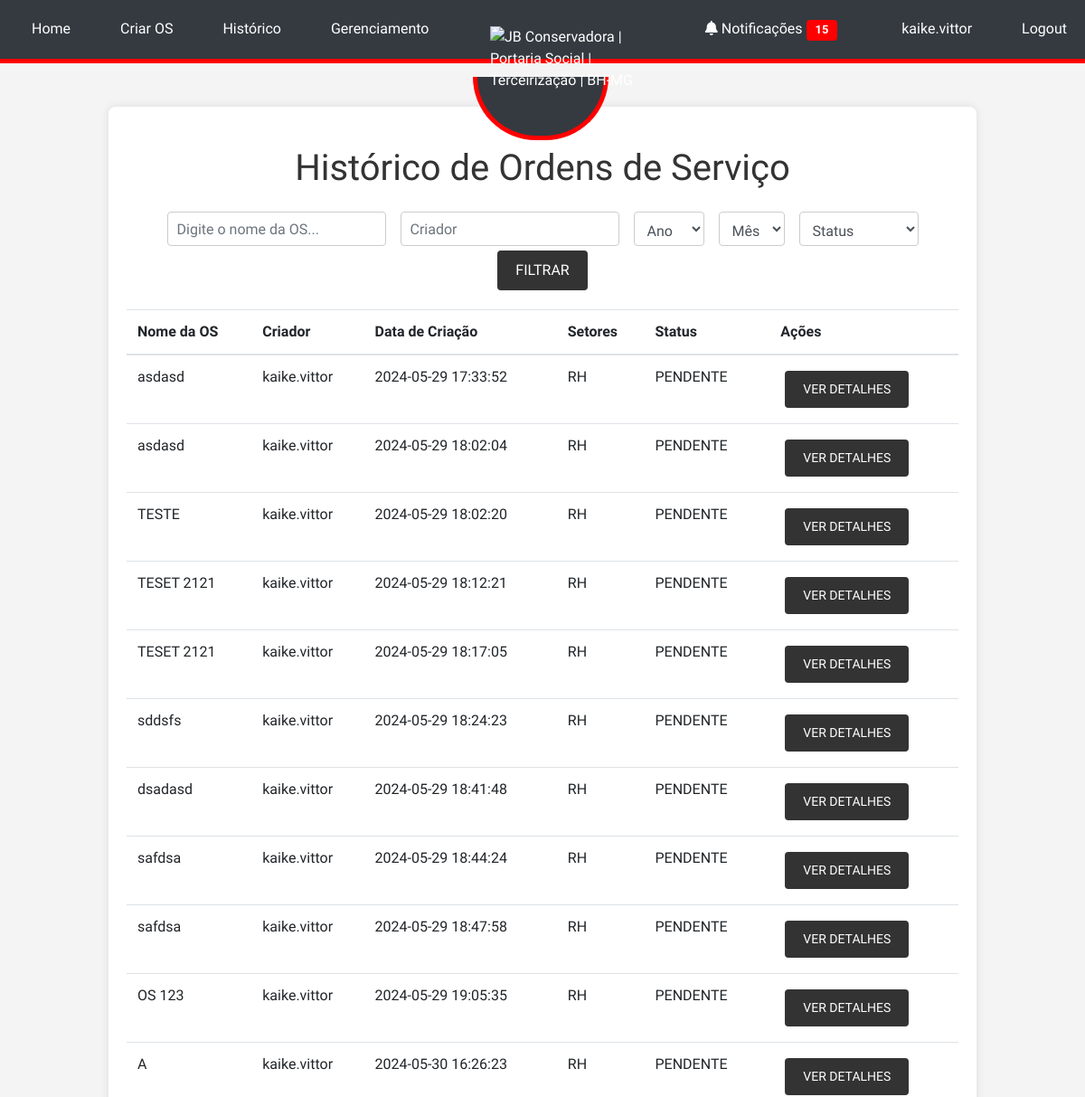
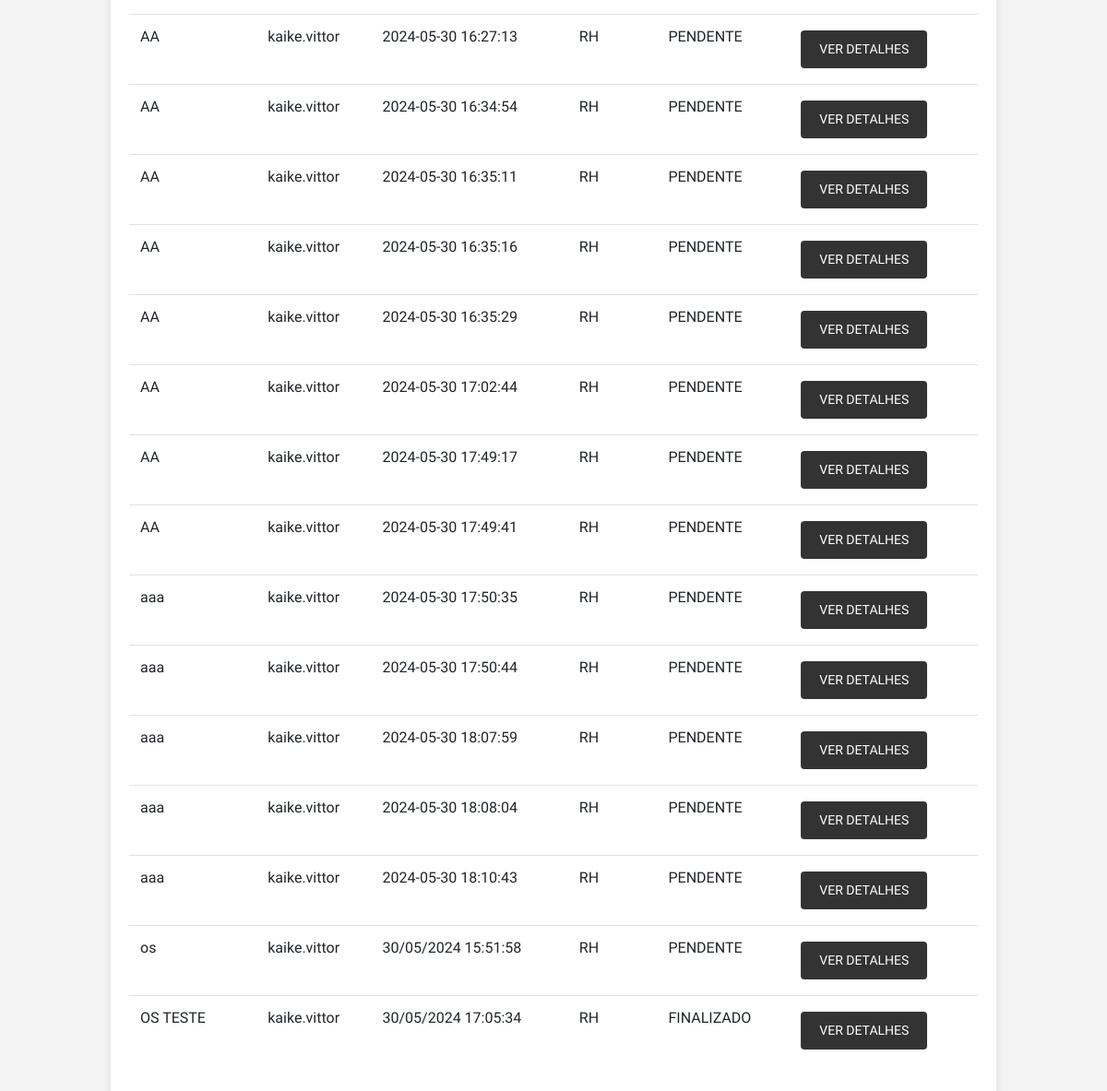
/history (signed in), run on an earlier commit of the app's database (2 pictures, top to bottom).
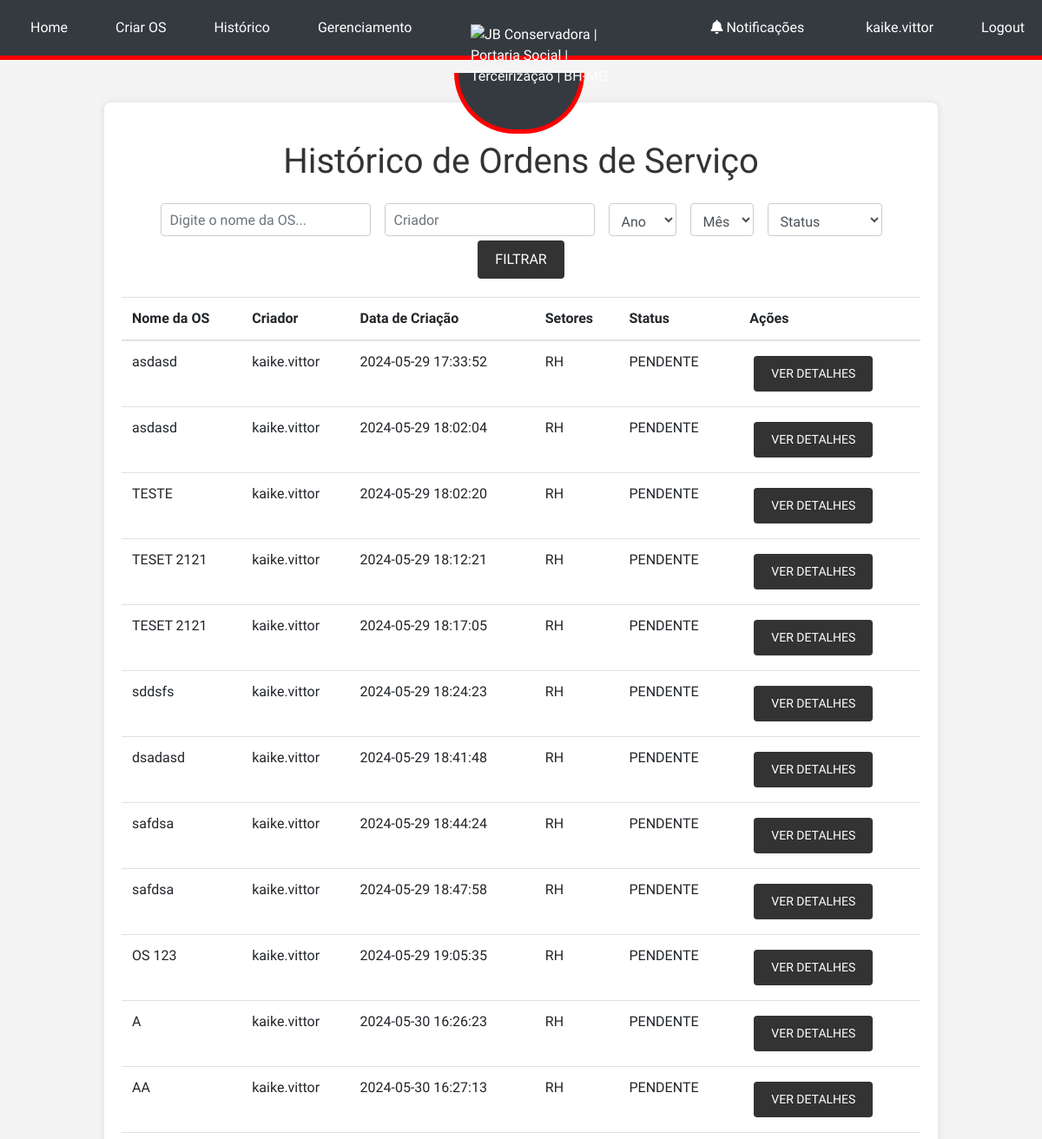
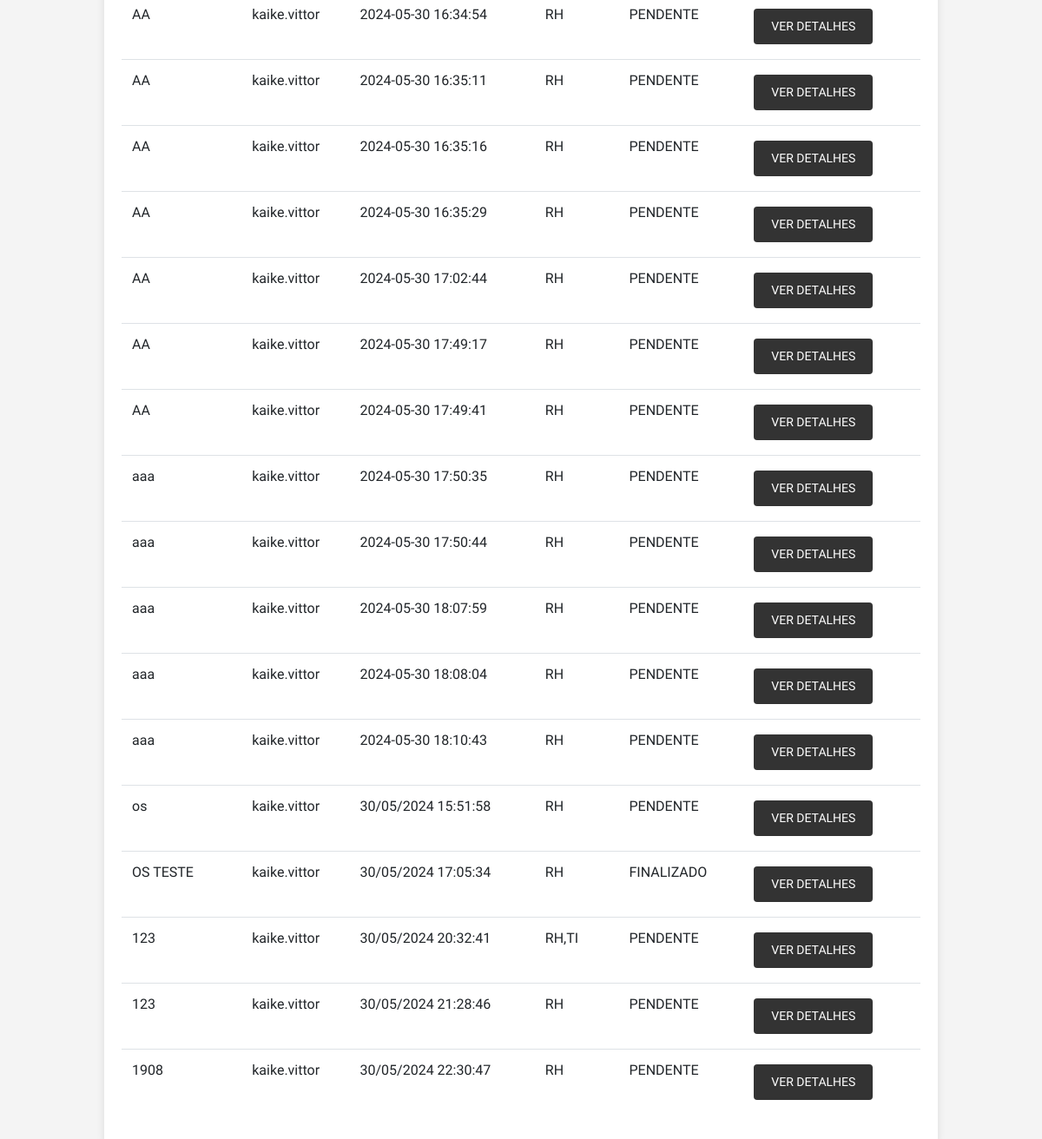
And on a later commit of the database (2 pictures, top to bottom).
### tables this page shows
CREATE TABLE os (
            id INTEGER PRIMARY KEY AUTOINCREMENT,
            file_path TEXT NOT NULL,
            created_at TEXT NOT NULL,
            name TEXT,
            creator_id INTEGER, ultima_notificacao TEXT, status TEXT DEFAULT "PENDENTE",
            FOREIGN KEY(creator_id) REFERENCES users(id)
        );

### app.py (the view)
    @app.route('/history')
    @login_required
    def history():
        conn = sqlite3.connect('site.db')
        conn.row_factory = sqlite3.Row  # Isso permite que você acesse os resultados como um dicionário
        c = conn.cursor()
        query = '''
        SELECT os.id, os.name, os.created_at, users.username,
               os.status,
               GROUP_CONCAT(DISTINCT sector.name ORDER BY sector.name ASC) AS sectors
        FROM os
        JOIN users ON os.creator_id = users.id
        LEFT JOIN sector ON os.id = sector.os_id
        WHERE 1=1
    '''
        params = []
        search = request.args.get('search')
        if search:
            query += ' AND os.name LIKE ?'
            params.append(f'%{search}%')
        filter_by_creator = request.args.get('filter_by_creator')
        if filter_by_creator:
            query += ' AND users.username = ?'
            params.append(filter_by_creator)
        filter_year = request.args.get('filter_year')
        if filter_year:
            query += ' AND strftime("%Y", os.created_at) = ?'
            params.append(filter_year)
        filter_month = request.args.get('filter_month')
        if filter_month:
            query += ' AND strftime("%m", os.created_at) = ?'
            params.append(f'{int(filter_month):02d}')  # Garantir que o mês tenha dois dígitos
        filter_status = request.args.get('filter_status')
        if filter_status:
            query += ' AND os.status = ?'
            params.append(filter_status)
        query += ' GROUP BY os.id, os.name, os.created_at, users.username'
        c.execute(query, params)
        orders = c.fetchall()
        c.execute('SELECT DISTINCT username FROM users')
        creators = c.fetchall()
        conn.close()
        orders = [dict(order) for order in orders]
        return render_template('history.html', orders=orders, creators=creators)

### templates/history.html (shortened to what this page needs)
{% extends "base.html" %}
{% block content %}
<h1 class="text-center my-4">Histórico de Ordens de Serviço</h1>
<form method="GET" action="{{ url_for('history') }}" class="form-inline justify-content-center">
    <div class="form-group mx-2">
        <input type="text" class="form-control" id="search" name="search" placeholder="Digite o nome da OS...">
    </div>
    <div class="form-group mx-2">
        <input type="text" class="form-control" id="filter_by_creator" name="filter_by_creator" placeholder="Criador">
    </div>
    <div class="form-group mx-2">
        <select class="form-control" id="filter_year" name="filter_year">
            <option value="">Ano</option>
        </select>
    </div>
    <div class="form-group mx-2">
        <select class="form-control" id="filter_month" name="filter_month">
            <option value="">Mês</option>
        </select>
    </div>
    <div class="form-group mx-2">
        <select class="form-control" id="filter_status" name="filter_status">
            <option value="">Status</option>
        </select>
    </div>
    <button type="submit" class="btn btn-primary mx-2">Filtrar</button>
</form>
<table class="table mt-3">
    <thead>
        <tr>
            <th>Nome da OS</th>
            <th>Criador</th>
            <th>Data de Criação</th>
            <th>Setores</th>
            <th>Status</th>
            <th>Ações</th>
        </tr>
    </thead>
    <tbody>
        {% for order in orders %}
        <tr>
            <td>{{ order['name'] }}</td>
            <td>{{ order['username'] }}</td>
            <td>{{ order['created_at'] }}</td>
            <td>{{ order['sectors'] }}</td>
            <td>{{ order['status'] }}</td>
            <td>
                <a href="{{ url_for('view_os', os_id=order['id']) }}" class="btn btn-secondary btn-sm">Ver Detalhes</a>
            </td>
        </tr>
        {% endfor %}
    </tbody>
</table>
{% endblock %}

### templates/base.html (shortened to what this page needs)
<!DOCTYPE html>
<html lang="en">
<head>
    <link rel="stylesheet" href="https://stackpath.bootstrapcdn.com/bootstrap/4.5.2/css/bootstrap.min.css">
    <link rel="stylesheet" href="{{ url_for('static', filename='style.css') }}">
    <link rel="stylesheet" href="https://cdnjs.cloudflare.com/ajax/libs/font-awesome/5.15.3/css/all.min.css">
</head>
<body>
    {% if request.endpoint != 'login' %}
    <div class="navbar">
        <div class="navbar-left">
            <a href="{{ url_for('index') }}" class="menu-item">Home</a>
            {% if current_user.is_authenticated %}
                {% if current_user.sector in ['COMERCIAL', 'ADMIN'] %}
                    <a href="{{ url_for('create_os') }}" class="menu-item">Criar OS</a>
                {% endif %}
                <a href="{{ url_for('history') }}" class="menu-item">Histórico</a>
                {% if current_user.username == 'kaike.vittor' %}
                    <a href="{{ url_for('manage') }}" class="menu-item">Gerenciamento</a>
                {% endif %}
            {% else %}
                <a href="{{ url_for('login') }}" class="menu-item">Login</a>
            {% endif %}
        </div>
        <div class="logo-container">
            <img src="https://jbconservadora.com.br/wp-content/uploads/2020/09/logo-final-jb.png" alt="JB Conservadora | Portaria Social | Terceirização | BH-MG" class="logo">
        </div>
        <div class="navbar-right">
            {% if current_user.is_authenticated %}
                <a href="{{ url_for('notifications') }}" class="menu-item mr-3">
                    <i class="fas fa-bell"></i> Notificações
                    {% if g.unread_notifications_count > 0 %}
                        <span class="badge badge-danger">{{ g.unread_notifications_count }}</span>
                    {% endif %}
                </a>
                <a class="menu-item">{{ current_user.username }}</a>
                <a href="{{ url_for('logout') }}" class="menu-item">Logout</a>
            {% endif %}
        </div>
    </div>
    {% endif %}
    <div class="container mt-5">
        {% block content %}{% endblock %}
    </div>
</body>
</html>

What changed in the data, as far as the page shows it:
added os: name "123", username "kaike.vittor", created_at "30/05/2024 20:32:41", sectors "RH,TI", status "PENDENTE"
added os: name "123", username "kaike.vittor", created_at "30/05/2024 21:28:46", sectors "RH", status "PENDENTE"
added os: name "1908", username "kaike.vittor", created_at "30/05/2024 22:30:47", sectors "RH", status "PENDENTE"
Also different on the page:
{{ g.unread_notifications_count }}: "15" → (not shown)
